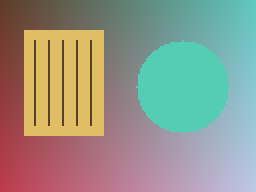
#> input picture images/sample.png, 128 x 96 px (shown 2 times larger)
$ python PrewittEdgeDetection.py   (older library calls are emulated)
#> lines starting #> are read from the running program, lines starting #| are printed output that depends on the picture
import cv2
import numpy as np
import matplotlib.pyplot as plt
from pathlib import Path


# Change Img_path to use your own image.
Img_path = str(Path(__file__).resolve().parents[1] / 'images' / 'sample.png')
img = cv2.imread(Img_path)
#> img is the input picture: shape (96, 128, 3); mean B, G, R 136.8, 149.8, 148.3

if img is None:
    raise SystemExit("Image not found! Check Img_path.")

# Calculation
gray = cv2.cvtColor(img, cv2.COLOR_BGR2GRAY)
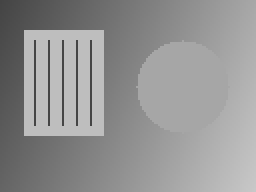
#> gray: shape (96, 128) (shown 2 times larger); min 68, max 200, mean 147.8
kx = np.array([[-1, 0, 1],
               [-1, 0, 1],
               [-1, 0, 1]], dtype=np.float32)
ky = kx.T
px = cv2.filter2D(gray, cv2.CV_32F, kx)
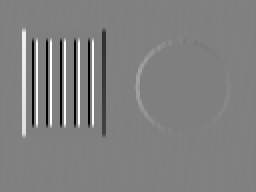
#> px: shape (96, 128) float32 (shown 2 times larger); min -363, max 363, mean 4.6; drawn with min black and max white
py = cv2.filter2D(gray, cv2.CV_32F, ky)
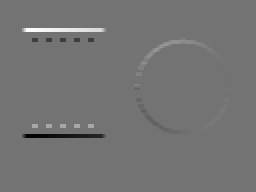
#> py: shape (96, 128) float32 (shown 2 times larger); min -265, max 322, mean 2; drawn with min black and max white
magnitude = cv2.magnitude(px, py)
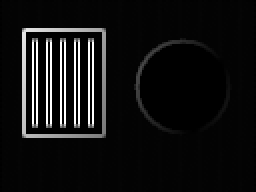
#> magnitude: shape (96, 128) float32 (shown 2 times larger); min 0, max 363, mean 25; drawn with min black and max white
result = cv2.normalize(magnitude, None, 0, 255, cv2.NORM_MINMAX).astype(np.uint8)

# Display the results needed for this experiment.
plt.figure(figsize=(10, 4))

plt.subplot(1, 2, 1)
plt.imshow(gray, cmap="gray", vmin=0, vmax=255)
plt.title("Grayscale input")
plt.axis("off")

plt.subplot(1, 2, 2)
plt.imshow(result, cmap="gray", vmin=0, vmax=255)
plt.title('Prewitt Edge Detection')
plt.axis("off")

plt.tight_layout()
plt.show()
